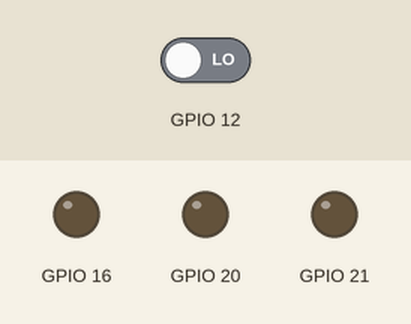
Simulated run of this program. Board: Raspberry Pi (BCM pin numbers). On the bench: output pins drawn as LEDs (lit = HIGH). The test bench sets the inputs (shaded band); at power-on: GPIO 12 LOW. What the program prints to the terminal is not drawn.

Above: at 1.2 s.
1.3 s: GPIO 12 driven HIGH
At 2.2 s:
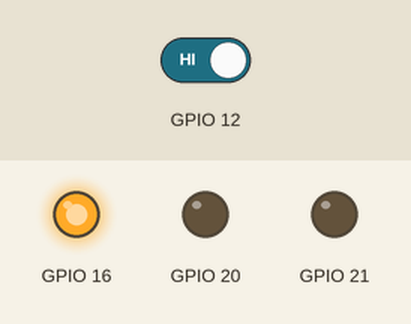
At 3.2 s:
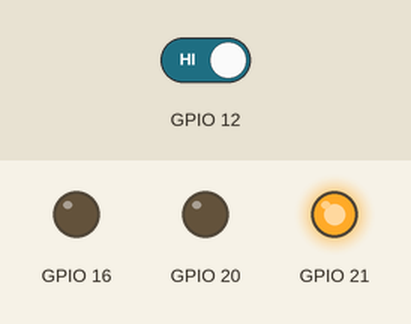
4.3 s: GPIO 12 driven LOW
At 5.4 s:
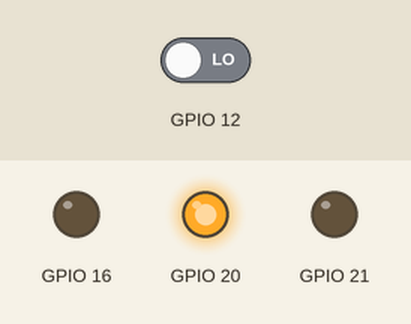
Timing chart, 0 to 7.3 s (numbered marks = the images above; inputs shaded):
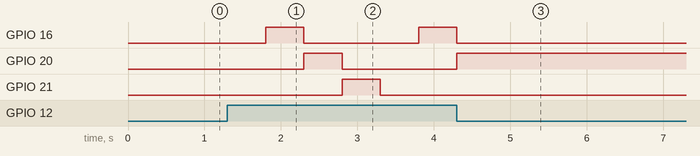

The program:

Ex8_Botao_Semaforo_por_Click.py
```python
#Ligar 1 LED
contador = 0
#Importa biblioteca para controle das GPIO
import RPi.GPIO as gpio

#Importa biblioteca para controle de tempo
import time

#GPIO.BOARD = numeros impressoras na placa
#GPIO.BCM   = numeros pelos pinos de saída GPIO

gpio.setmode(gpio.BCM)


#Define os pinos da placa como saida
gpio.setup(16, gpio.OUT)
gpio.setup(20, gpio.OUT)
gpio.setup(21, gpio.OUT)

#Define o pino do botao como entrada
gpio.setup(12, gpio.IN)

#Apaga os leds
gpio.output(16, gpio.LOW)
gpio.output(20, gpio.LOW)
gpio.output(21, gpio.LOW)


while True:
    print(contador)
    if gpio.input(12) == gpio.HIGH:
        contador = contador + 1
        time.sleep(0.5)
        print(contador)

    if contador == 1:
       gpio.output(16, gpio.HIGH)
       gpio.output(20, gpio.LOW)
       gpio.output(21, gpio.LOW)

    if contador == 2:
       gpio.output(16, gpio.LOW)
       gpio.output(20, gpio.HIGH)
       gpio.output(21, gpio.LOW)

    if contador == 3:
       gpio.output(16, gpio.LOW)
       gpio.output(20, gpio.LOW)
       gpio.output(21, gpio.HIGH)


    if contador == 4:
       gpio.output(16, gpio.LOW)
       gpio.output(20, gpio.LOW)
       gpio.output(21, gpio.LOW)
       contador = 0

gpio.cleanup()
```

Measured:
- after the input at 1.3 s, GPIO 16: LOW → HIGH after 0.50 s, → LOW 0.50 s later, → HIGH 1.5 s later; GPIO 20: LOW → HIGH after 1.0 s, → LOW 0.50 s later; GPIO 21: LOW → HIGH after 1.5 s, → LOW 0.50 s later
- after the input at 4.3 s, GPIO 16: goes on until 4.3 s, then stays LOW; GPIO 20: goes on until 4.3 s, then stays HIGH; GPIO 21: stops changing and stays LOW
